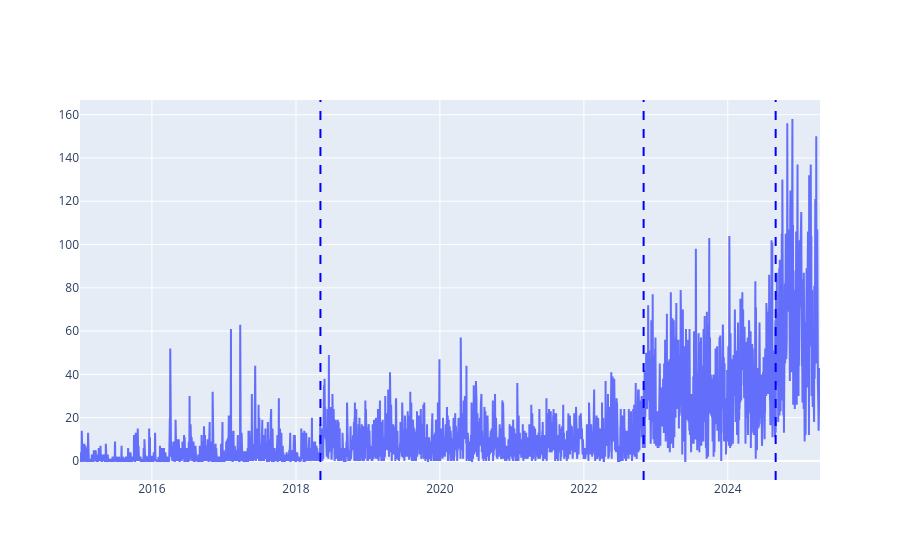

This figure's notebook cell:
### Code cell
# Plot 1: Tweet-Aktivität
fig1 = go.Figure()
fig1.add_trace(go.Scatter(x=final_daily_df["date"], y=final_daily_df['tweet_count'], mode='lines', name='Tweet Count'))

# Apply change point detection for tweet activity
tweet_activity_data = final_daily_df["tweet_count"].fillna(0).values.reshape(-1, 1)

# Use ruptures for change point detection
model = rpt.Binseg(model="l2")  # Binary segmentation with l2 norm
n_bkps = 3  # Number of breakpoints to detect
breakpoints = model.fit_predict(tweet_activity_data, n_bkps=n_bkps)

# Add vertical lines for detected breakpoints
for bkp in breakpoints[:-1]:  # Exclude the last breakpoint (end of data)
    fig1.add_vline(x=final_daily_df["date"].iloc[bkp], line=dict(color="blue", dash="dash"), name="Breakpoint")

#print breakpoints
print("Detected breakpoints for tweet activity:", breakpoints)
print("Breakpoints as dates:", final_daily_df['date'].iloc[breakpoints[:-1]].tolist())

fig1.show()

### Figure 1 — Plotly figure (JSON) as saved in the notebook; plotly's stock layout.template omitted (floating-point values rounded to 4 significant figures; data arrays with more than 128 entries replaced by an {"elided": "..."} marker saying what was removed)
{"data": [{"mode": "lines", "name": "Tweet Count", "type": "scatter", "x": {"elided": "3756 str values"}, "y": {"elided": "3756 int values"}}], "layout": {"shapes": [{"line": {"color": "blue", "dash": "dash"}, "name": "Breakpoint", "type": "line", "x0": "2018-05-05T00:00:00", "x1": "2018-05-05T00:00:00", "xref": "x", "y0": 0, "y1": 1, "yref": "y domain"}, {"line": {"color": "blue", "dash": "dash"}, "name": "Breakpoint", "type": "line", "x0": "2022-10-31T00:00:00", "x1": "2022-10-31T00:00:00", "xref": "x", "y0": 0, "y1": 1, "yref": "y domain"}, {"line": {"color": "blue", "dash": "dash"}, "name": "Breakpoint", "type": "line", "x0": "2024-08-31T00:00:00", "x1": "2024-08-31T00:00:00", "xref": "x", "y0": 0, "y1": 1, "yref": "y domain"}]}}
